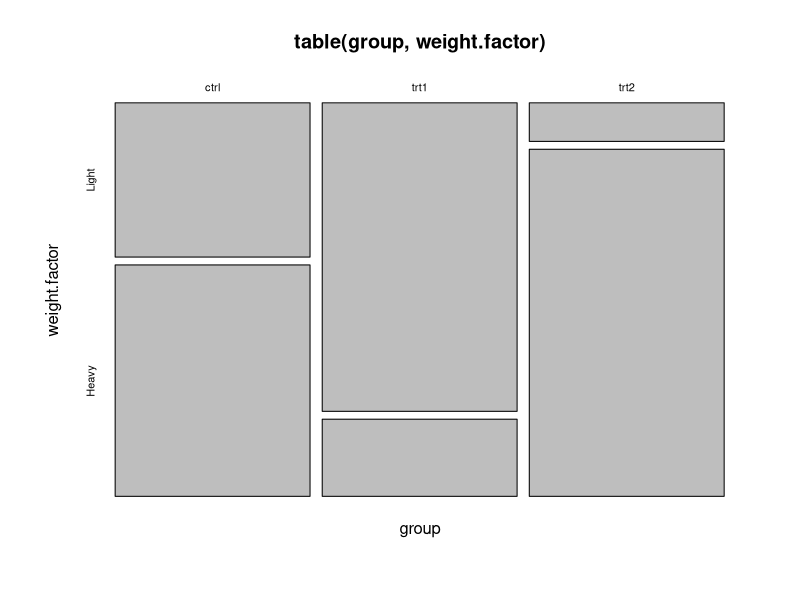

This chart was generated by the following R code:
## ---- chunk 1
head(PlantGrowth)
## ---- chunk 2
attach(PlantGrowth)
weight.factor<- cut(weight, 2, labels=c('Light', 'Heavy'))
plot(table(group, weight.factor))
## ---- chunk 3
glm.1<- glm(weight.factor~group, family=binomial)
summary(glm.1)
## ---- chunk 4
anova(glm.1, test='LRT')
## ---- chunk 5
predict(glm.1, type='response')
## ---- chunk 6
detach(PlantGrowth)
## ---- chunk 7
data('Pima.te', package='MASS') # Loads data
head(Pima.te)
## ---- chunk 8
glm.2<- step(glm(type~., data=Pima.te, family=binomial))
summary(glm.2)
## ---- chunk 9
counts <- c(18,17,15,20,10,20,25,13,12)
outcome <- gl(3,1,9)
treatment <- gl(3,3)
d.AD <- data.frame(treatment, outcome, counts)
head(d.AD)
